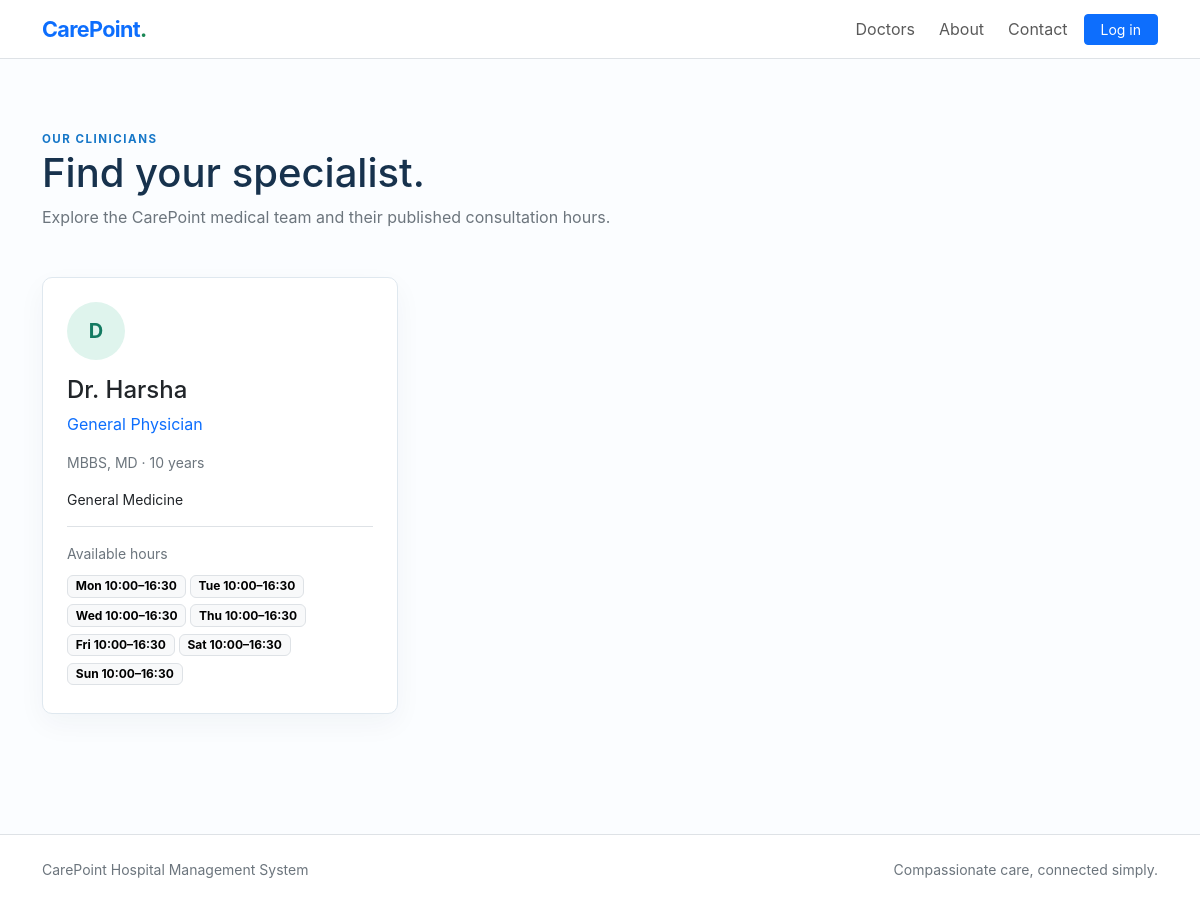
Page /doctors on the earlier database version.
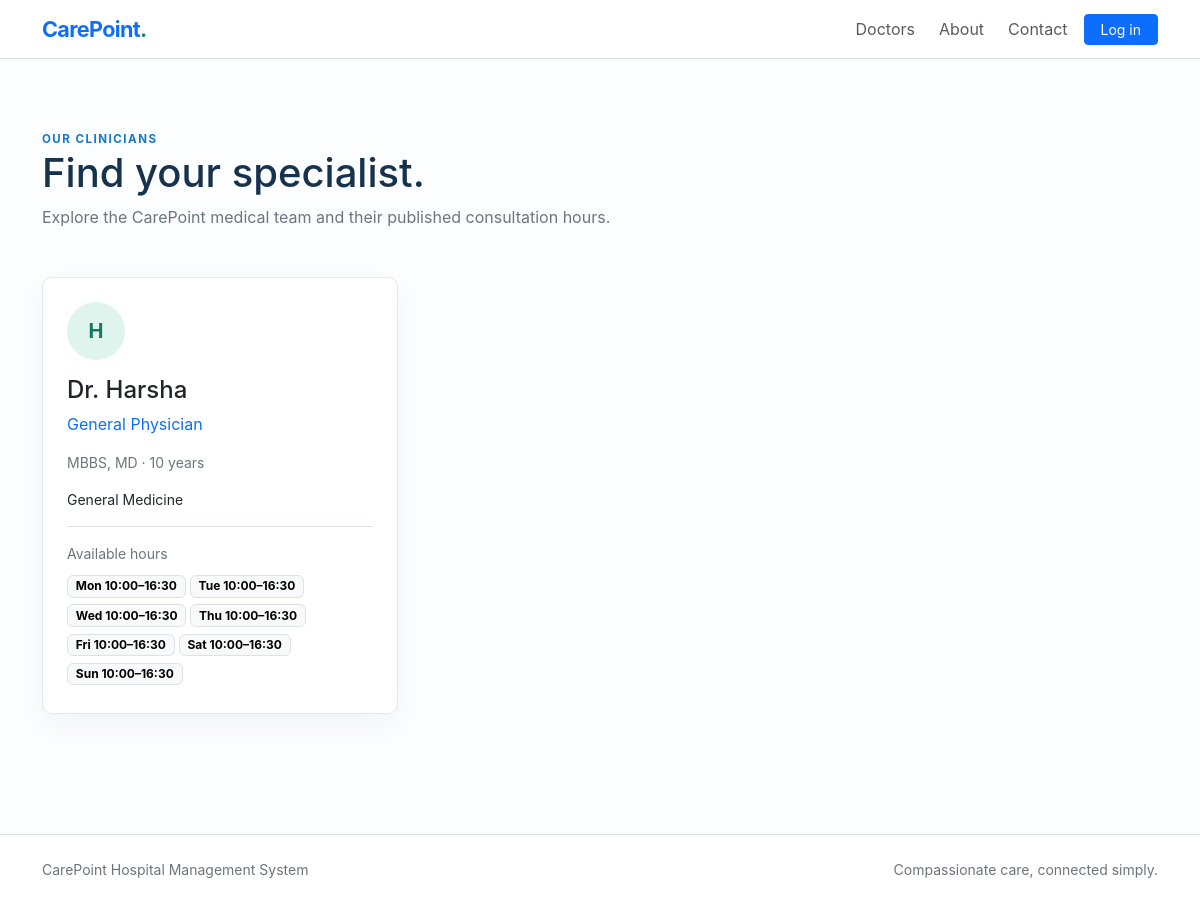
Same page on the later database version.
### tables this page shows
CREATE TABLE doctors (
        id INTEGER PRIMARY KEY AUTOINCREMENT,
        user_id INTEGER NOT NULL UNIQUE,
        department_id INTEGER NULL,
        specialization TEXT NOT NULL,
        qualification TEXT,
        experience INTEGER NOT NULL DEFAULT 0,
        consultation_fee REAL NOT NULL DEFAULT 0,
        available_days TEXT,
        profile_description TEXT,
        status TEXT NOT NULL DEFAULT 'Active',
        FOREIGN KEY (user_id) REFERENCES users(id) ON DELETE CASCADE,
        FOREIGN KEY (department_id) REFERENCES departments(id) ON DELETE SET NULL
    );

CREATE TABLE users (
        id INTEGER PRIMARY KEY AUTOINCREMENT,
        name TEXT NOT NULL,
        email TEXT NOT NULL UNIQUE,
        phone TEXT NOT NULL,
        password_hash TEXT NOT NULL,
        role TEXT NOT NULL DEFAULT 'patient',
        email_verified BOOLEAN NOT NULL DEFAULT 0,
        status TEXT NOT NULL DEFAULT 'Active',
        created_at TIMESTAMP NOT NULL DEFAULT CURRENT_TIMESTAMP
    );

CREATE TABLE departments (
        id INTEGER PRIMARY KEY AUTOINCREMENT,
        name TEXT NOT NULL UNIQUE,
        description TEXT
    );

CREATE TABLE doctor_availability (
        id INTEGER PRIMARY KEY AUTOINCREMENT,
        doctor_id INTEGER NOT NULL,
        day_of_week TEXT NOT NULL,
        start_time TIME NOT NULL,
        end_time TIME NOT NULL,
        status TEXT NOT NULL DEFAULT 'Active',
        FOREIGN KEY (doctor_id) REFERENCES doctors(id) ON DELETE CASCADE
    );

### routes/main.py (the view)
@main_bp.route("/doctors")
def doctors():
    doctors = fetch_all(
        """SELECT d.id, u.name, d.specialization, d.qualification, d.experience,
                  d.consultation_fee, dep.name AS department
           FROM doctors d JOIN users u ON u.id = d.user_id
           LEFT JOIN departments dep ON dep.id = d.department_id
           WHERE d.status = 'Active' ORDER BY u.name"""
    )
    for doctor in doctors:
        doctor["availability"] = fetch_all(
            """SELECT day_of_week, start_time, end_time
               FROM doctor_availability
               WHERE doctor_id = %s AND status = 'Active'
               ORDER BY CASE day_of_week
                    WHEN 'Monday' THEN 1 WHEN 'Tuesday' THEN 2
                    WHEN 'Wednesday' THEN 3 WHEN 'Thursday' THEN 4
                    WHEN 'Friday' THEN 5 WHEN 'Saturday' THEN 6
                    WHEN 'Sunday' THEN 7 END, start_time""",
            (doctor["id"],),
        )
    return render_template("doctors.html", doctors=doctors)

### db.py (called while the page is built, shortened)
def sqlite_dict_factory(cursor, row):
    d = {}
    for idx, col in enumerate(cursor.description):
        d[col[0]] = row[idx]
    return d

def _get_sqlite_conn():
    conn = sqlite3.connect(SQLITE_DB_PATH)
    conn.row_factory = sqlite_dict_factory
    def dayname(val):
        if not val:
            return None
        try:
            return datetime.strptime(str(val)[:10], '%Y-%m-%d').strftime('%A')
        except Exception:
            return None
    conn.create_function('DAYNAME', 1, dayname)
    conn.create_function('CURDATE', 0, lambda: date.today().isoformat())
    conn.create_function('IF', 3, lambda cond, a, b: a if cond else b)
    _init_sqlite_db(conn)
    return conn

@contextmanager
def get_db():
    db_config = current_app.config.get("DATABASE_CONFIG", {})
    db_type = str(current_app.config.get("DATABASE_TYPE", "sqlite")).strip().lower()
    if db_type in {"", "auto"}:
        db_type = "sqlite"
    if db_type == "sqlite":
        conn = _get_sqlite_conn()
        try:
            yield conn, "sqlite"
        finally:
            conn.close()
        return

### templates/doctors.html
{% extends 'base.html' %}{% block title %}Doctors | CarePoint{% endblock %}{% block content %}<section class="section-pad"><div class="container"><div class="eyebrow">Our clinicians</div><h1>Find your specialist.</h1><p class="text-secondary mb-5">Explore the CarePoint medical team and their published consultation hours.</p><div class="row g-4">{% for doctor in doctors %}<div class="col-md-6 col-lg-4"><div class="card doctor-card p-4 h-100"><div class="avatar mb-3">{{ doctor.name[0] }}</div><h4>{% if doctor.name[:3]|lower == 'dr.' %}{{ doctor.name }}{% else %}Dr. {{ doctor.name }}{% endif %}</h4><p class="text-primary">{{ doctor.specialization }}</p><p class="text-secondary small">{{ doctor.qualification or 'Experienced clinical specialist' }} · {{ doctor.experience }} years</p><span class="small d-block">{{ doctor.department or 'General care' }}</span><div class="border-top mt-3 pt-3"><small class="text-secondary d-block mb-2">Available hours</small>{% for slot in doctor.availability %}<span class="badge text-bg-light border me-1 mb-1">{{ slot.day_of_week[:3] }} {{ slot.start_time|string|truncate(5, True, '') }}–{{ slot.end_time|string|truncate(5, True, '') }}</span>{% else %}<small class="text-secondary">No hours published yet.</small>{% endfor %}</div></div></div>{% else %}<p>No doctors are available yet.</p>{% endfor %}</div></div></section>{% endblock %}

Differences in the rows shown:
changed through a linked row, doctors "General Physician": name "D" → "H"; name "Dr. Harsha" → "Harsha"
